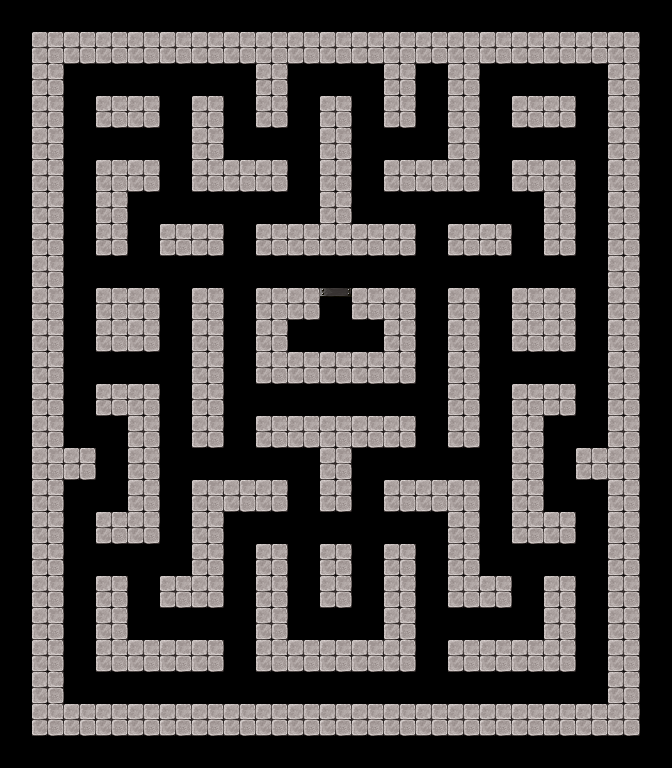

This game map was drawn from its Tiled (.tmx) file and the tilesets committed beside it. A one-line description and the trimmed map source follow:
An orthogonal 21x24 tile map with 32x32 px tiles, 3 tile layers (fond, murs, porte).

<map version="1.5" tiledversion="1.7.2" orientation="orthogonal" renderorder="left-up" width="21" height="24" tilewidth="32" tileheight="32" infinite="0" nextlayerid="6" nextobjectid="1">
 <tileset firstgid="1" name="basicTileset" tilewidth="32" tileheight="32" tilecount="128" columns="8">
  <image source="basicTileset.png" width="256" height="512" />
 </tileset>
 <layer id="2" name="fond" width="21" height="24">
  <data>[504 cells, 504 non-empty, 1 distinct tile ids]</data>
 </layer>
 <layer id="5" name="murs" width="21" height="24">
  <data>[504 cells, 209 non-empty, 1 distinct tile ids]</data>
 </layer>
 <layer id="4" name="porte" width="21" height="24">
  <data>[504 cells, 1 non-empty, 1 distinct tile ids]</data>
 </layer>
</map>
